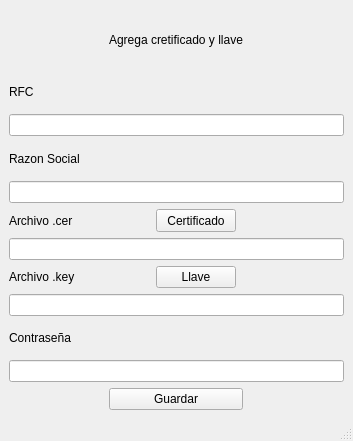
<?xml version="1.0" encoding="UTF-8"?>
<ui version="4.0">
 <class>MainWindow</class>
 <widget class="QMainWindow" name="MainWindow">
  <property name="geometry">
   <rect>
    <x>0</x>
    <y>0</y>
    <width>353</width>
    <height>441</height>
   </rect>
  </property>
  <property name="maximumSize">
   <size>
    <width>353</width>
    <height>441</height>
   </size>
  </property>
  <property name="windowTitle">
   <string>Alta Contribuyente</string>
  </property>
  <widget class="QWidget" name="centralwidget">
   <layout class="QGridLayout" name="gridLayout_11">
    <item row="0" column="0">
     <spacer name="horizontalSpacer_8">
      <property name="orientation">
       <enum>Qt::Horizontal</enum>
      </property>
      <property name="sizeHint" stdset="0">
       <size>
        <width>97</width>
        <height>20</height>
       </size>
      </property>
     </spacer>
    </item>
    <item row="0" column="1">
     <widget class="QLabel" name="label">
      <property name="text">
       <string>Agrega cretificado y llave</string>
      </property>
     </widget>
    </item>
    <item row="0" column="2">
     <spacer name="horizontalSpacer_9">
      <property name="orientation">
       <enum>Qt::Horizontal</enum>
      </property>
      <property name="sizeHint" stdset="0">
       <size>
        <width>98</width>
        <height>20</height>
       </size>
      </property>
     </spacer>
    </item>
    <item row="1" column="0" colspan="3">
     <layout class="QGridLayout" name="gridLayout_7">
      <item row="0" column="0">
       <layout class="QGridLayout" name="gridLayout_8">
        <item row="0" column="0">
         <widget class="QLabel" name="label_5">
          <property name="text">
           <string>RFC</string>
          </property>
         </widget>
        </item>
        <item row="0" column="1">
         <spacer name="horizontalSpacer_10">
          <property name="orientation">
           <enum>Qt::Horizontal</enum>
          </property>
          <property name="sizeHint" stdset="0">
           <size>
            <width>28</width>
            <height>20</height>
           </size>
          </property>
         </spacer>
        </item>
       </layout>
      </item>
      <item row="1" column="0">
       <widget class="QLineEdit" name="rfc">
        <property name="minimumSize">
         <size>
          <width>319</width>
          <height>20</height>
         </size>
        </property>
        <property name="readOnly">
         <bool>false</bool>
        </property>
       </widget>
      </item>
     </layout>
    </item>
    <item row="2" column="0" colspan="3">
     <layout class="QGridLayout" name="gridLayout_9">
      <item row="0" column="0">
       <layout class="QGridLayout" name="gridLayout_10">
        <item row="0" column="0">
         <widget class="QLabel" name="label_6">
          <property name="text">
           <string>Razon Social</string>
          </property>
         </widget>
        </item>
        <item row="0" column="1">
         <spacer name="horizontalSpacer_11">
          <property name="orientation">
           <enum>Qt::Horizontal</enum>
          </property>
          <property name="sizeHint" stdset="0">
           <size>
            <width>28</width>
            <height>20</height>
           </size>
          </property>
         </spacer>
        </item>
       </layout>
      </item>
      <item row="1" column="0">
       <widget class="QLineEdit" name="razon">
        <property name="minimumSize">
         <size>
          <width>319</width>
          <height>20</height>
         </size>
        </property>
        <property name="readOnly">
         <bool>false</bool>
        </property>
       </widget>
      </item>
     </layout>
    </item>
    <item row="3" column="0" colspan="3">
     <layout class="QGridLayout" name="gridLayout_2">
      <item row="0" column="0">
       <layout class="QGridLayout" name="gridLayout">
        <item row="0" column="0">
         <widget class="QLabel" name="label_2">
          <property name="text">
           <string>Archivo .cer</string>
          </property>
         </widget>
        </item>
        <item row="0" column="1">
         <spacer name="horizontalSpacer_4">
          <property name="orientation">
           <enum>Qt::Horizontal</enum>
          </property>
          <property name="sizeHint" stdset="0">
           <size>
            <width>28</width>
            <height>20</height>
           </size>
          </property>
         </spacer>
        </item>
        <item row="0" column="2">
         <widget class="QPushButton" name="bcertificado">
          <property name="minimumSize">
           <size>
            <width>75</width>
            <height>23</height>
           </size>
          </property>
          <property name="text">
           <string>Certificado</string>
          </property>
         </widget>
        </item>
        <item row="0" column="3">
         <spacer name="horizontalSpacer">
          <property name="orientation">
           <enum>Qt::Horizontal</enum>
          </property>
          <property name="sizeHint" stdset="0">
           <size>
            <width>108</width>
            <height>20</height>
           </size>
          </property>
         </spacer>
        </item>
       </layout>
      </item>
      <item row="1" column="0">
       <widget class="QLineEdit" name="certificado">
        <property name="minimumSize">
         <size>
          <width>319</width>
          <height>20</height>
         </size>
        </property>
        <property name="readOnly">
         <bool>true</bool>
        </property>
       </widget>
      </item>
     </layout>
    </item>
    <item row="4" column="0" colspan="3">
     <layout class="QGridLayout" name="gridLayout_4">
      <item row="0" column="0">
       <layout class="QGridLayout" name="gridLayout_3">
        <item row="0" column="0">
         <widget class="QLabel" name="label_3">
          <property name="text">
           <string>Archivo .key</string>
          </property>
         </widget>
        </item>
        <item row="0" column="1">
         <spacer name="horizontalSpacer_5">
          <property name="orientation">
           <enum>Qt::Horizontal</enum>
          </property>
          <property name="sizeHint" stdset="0">
           <size>
            <width>28</width>
            <height>20</height>
           </size>
          </property>
         </spacer>
        </item>
        <item row="0" column="2">
         <widget class="QPushButton" name="bllave">
          <property name="text">
           <string>Llave</string>
          </property>
         </widget>
        </item>
        <item row="0" column="3">
         <spacer name="horizontalSpacer_2">
          <property name="orientation">
           <enum>Qt::Horizontal</enum>
          </property>
          <property name="sizeHint" stdset="0">
           <size>
            <width>108</width>
            <height>20</height>
           </size>
          </property>
         </spacer>
        </item>
       </layout>
      </item>
      <item row="1" column="0">
       <widget class="QLineEdit" name="llave">
        <property name="minimumSize">
         <size>
          <width>319</width>
          <height>20</height>
         </size>
        </property>
        <property name="readOnly">
         <bool>true</bool>
        </property>
       </widget>
      </item>
     </layout>
    </item>
    <item row="5" column="0" colspan="3">
     <layout class="QGridLayout" name="gridLayout_6">
      <item row="0" column="0">
       <layout class="QGridLayout" name="gridLayout_5">
        <item row="0" column="0">
         <widget class="QLabel" name="label_4">
          <property name="text">
           <string>Contraseña</string>
          </property>
         </widget>
        </item>
        <item row="0" column="1">
         <spacer name="horizontalSpacer_3">
          <property name="orientation">
           <enum>Qt::Horizontal</enum>
          </property>
          <property name="sizeHint" stdset="0">
           <size>
            <width>238</width>
            <height>20</height>
           </size>
          </property>
         </spacer>
        </item>
       </layout>
      </item>
      <item row="1" column="0">
       <widget class="QLineEdit" name="contrasena">
        <property name="minimumSize">
         <size>
          <width>319</width>
          <height>20</height>
         </size>
        </property>
        <property name="echoMode">
         <enum>QLineEdit::PasswordEchoOnEdit</enum>
        </property>
       </widget>
      </item>
     </layout>
    </item>
    <item row="6" column="1">
     <widget class="QPushButton" name="guardar">
      <property name="text">
       <string>Guardar</string>
      </property>
     </widget>
    </item>
   </layout>
  </widget>
  <widget class="QMenuBar" name="menubar">
   <property name="geometry">
    <rect>
     <x>0</x>
     <y>0</y>
     <width>353</width>
     <height>21</height>
    </rect>
   </property>
  </widget>
  <widget class="QStatusBar" name="statusbar"/>
 </widget>
 <resources/>
 <connections/>
</ui>
